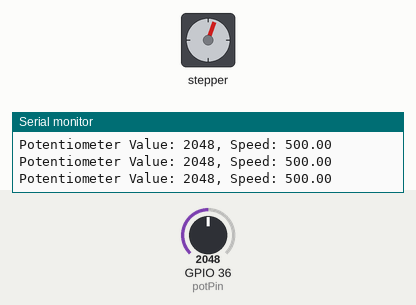
This sketch was run on a simulated ESP32. Parts: stepper motor, the last lines printed to the serial monitor. The inputs (shaded band) are chosen by the test bench; at power-on: GPIO 36 (potPin) = 2048. Stepper angles assume 2048 steps per turn.

Above: at 1.2 s.
1.3 s: GPIO 36 (potPin) set to 433
4.3 s: GPIO 36 (potPin) set to 366
At 4.51 s:
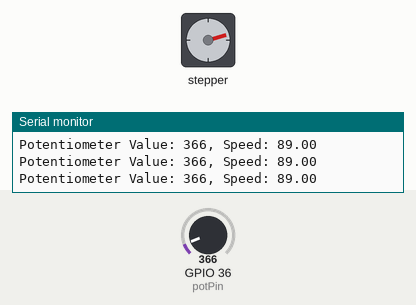
7.3 s: GPIO 36 (potPin) set to 491
At 8.0 s:
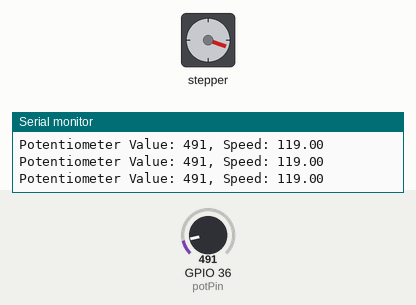
Timing chart, 0 to 25.3 s (numbered marks = the images above; inputs shaded):
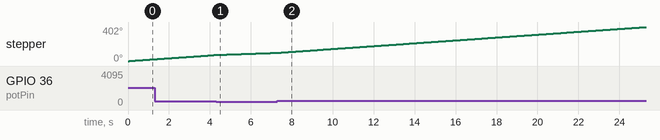

The sketch:

04-stepper.ino
```cpp
#include <AccelStepper.h>

const int potPin = 36;
const int motorPin1 = 13;
const int motorPin2 = 12;
const int motorPin3 = 14;
const int motorPin4 = 27;

AccelStepper stepper(4, motorPin1, motorPin3, motorPin2, motorPin4);


void setup() {
  stepper.setMaxSpeed(1000.0);
  Serial.begin(115200);
}

void loop() {
  int potValue = analogRead(potPin);

  float speed = map(potValue, 0, 4095, 0, 1000);

  stepper.setSpeed(speed);

  stepper.runSpeed();

  Serial.print("Potentiometer Value: ");
  Serial.print(potValue);
  Serial.print(", Speed: ");
  Serial.println(speed);

  delay(10);
}
```

Measured:
- the behaviour switches between 398 and 397 on GPIO 36 (potPin) (found by bisection; images 0 and 1)
